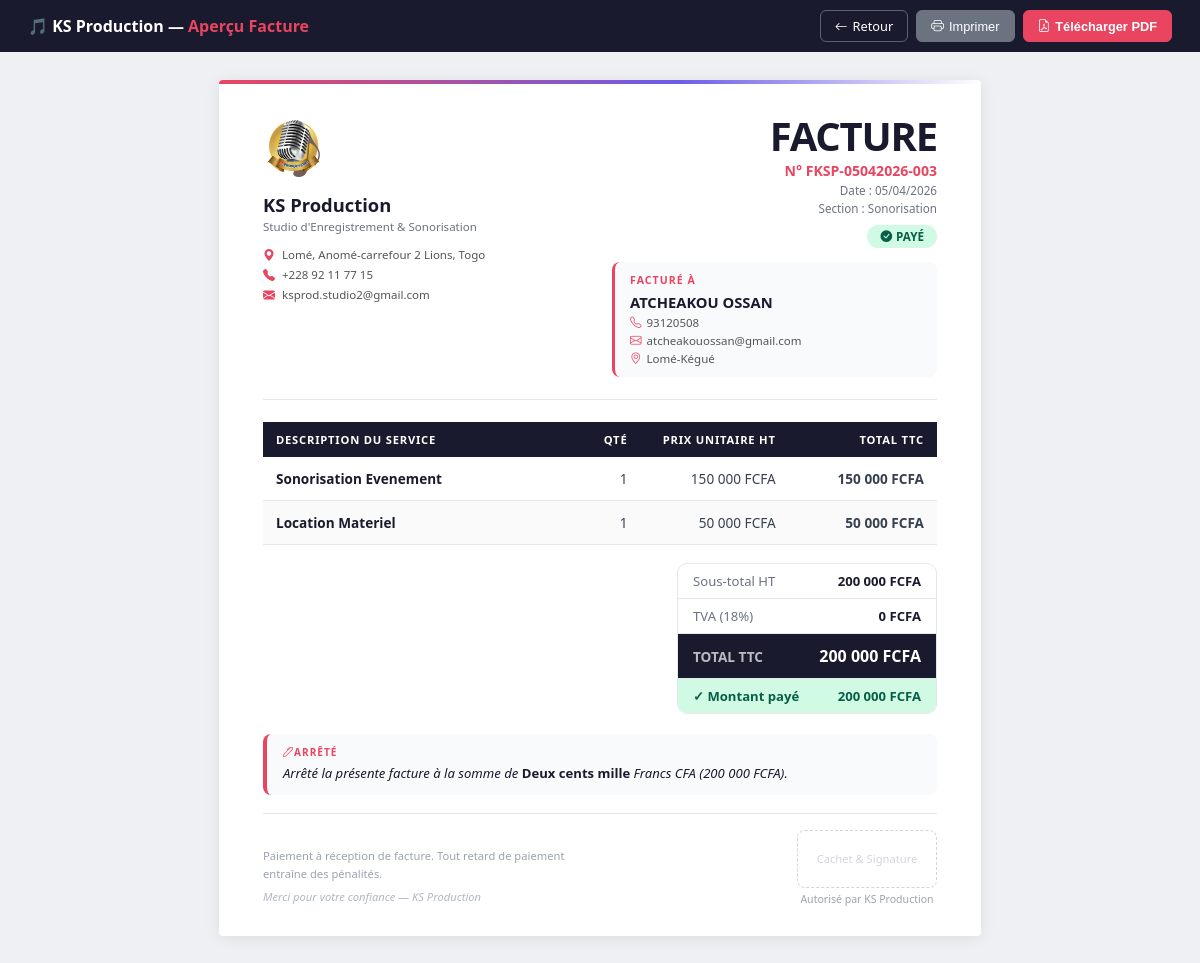
The app's page /factures/apercu/13 (signed in) with its own data.
### database.py (models this page shows)
class Parametres(db.Model):
    __tablename__ = 'parametres'
    id                   = db.Column(db.Integer, primary_key=True)
    nom_entreprise       = db.Column(db.String(100), default='KS Production')
    slogan               = db.Column(db.String(200), default='Studio d\'Enregistrement & Sonorisation')
    adresse              = db.Column(db.String(200), default='Lomé, Togo')
    telephone            = db.Column(db.String(50),  default='+228 XX XX XX XX')
    email                = db.Column(db.String(100), default='contact@ksproduction.tg')
    site_web             = db.Column(db.String(100), default='')
    nif                  = db.Column(db.String(50),  default='')
    rccm                 = db.Column(db.String(50),  default='')
    couleur_principale   = db.Column(db.String(10),  default='#e94560')
    mentions_legales     = db.Column(db.Text, default='Paiement à réception de facture. Tout retard de paiement entraîne des pénalités.')
    coordonnees_bancaires= db.Column(db.Text, default='')
    logo_filename        = db.Column(db.String(200), default='')

class Facture(db.Model):
    __tablename__ = 'factures'
    id            = db.Column(db.Integer, primary_key=True)
    numero        = db.Column(db.String(30), unique=True, nullable=False)
    date          = db.Column(db.DateTime, default=datetime.now)
    nom_client    = db.Column(db.String(100), nullable=False)
    service       = db.Column(db.String(200), nullable=False)
    montant_ttc   = db.Column(db.Float, nullable=False)
    mode_paiement = db.Column(db.String(50))
    etat_paiement = db.Column(db.String(20), default='Non Payer')
    type_operation= db.Column(db.String(20), default='Recettes')
    categorie     = db.Column(db.String(20), default='Facture')
    section       = db.Column(db.String(50))
    cree_par      = db.Column(db.String(50))
    montant_paye  = db.Column(db.Float, default=0)
    reste_du      = db.Column(db.Float, default=0)

class Client(db.Model):
    __tablename__ = 'clients'
    id        = db.Column(db.Integer, primary_key=True)
    numero    = db.Column(db.String(20), unique=True)
    nom       = db.Column(db.String(100), nullable=False)
    adresse   = db.Column(db.String(200))
    telephone = db.Column(db.String(20))
    email     = db.Column(db.String(100))
    nif       = db.Column(db.String(50))
    rccm      = db.Column(db.String(50))

class LigneFacture(db.Model):
    __tablename__ = 'lignes_facture'
    id             = db.Column(db.Integer, primary_key=True)
    facture_id     = db.Column(db.Integer, db.ForeignKey('factures.id'), nullable=False)
    service        = db.Column(db.String(200), nullable=False)
    prix_unitaire  = db.Column(db.Float, default=0)
    quantite       = db.Column(db.Integer, default=1)
    montant_ht     = db.Column(db.Float, default=0)
    montant_ttc    = db.Column(db.Float, default=0)
    facture = db.relationship('Facture', backref=db.backref('lignes', lazy=True))

### app.py (the view)
@app.route('/factures/apercu/<int:id>')
def apercu_facture(id):
    if 'username' not in session:
        return redirect(url_for('login'))
    facture = Facture.query.get_or_404(id)
    client  = Client.query.filter_by(nom=facture.nom_client).first()
    params  = Parametres.query.first()
    lignes  = LigneFacture.query.filter_by(facture_id=facture.id).all()
    if not lignes:
        tva_taux   = 18
        montant_ht = round(facture.montant_ttc / (1 + tva_taux / 100), 2)
        lignes_display = [{'service': facture.service, 'quantite': 1, 'prix_unitaire': montant_ht, 'montant_ht': montant_ht, 'montant_ttc': facture.montant_ttc}]
    else:
        lignes_display = [{'service': l.service, 'quantite': l.quantite, 'prix_unitaire': l.prix_unitaire, 'montant_ht': l.montant_ht, 'montant_ttc': l.montant_ttc} for l in lignes]
    tva_taux  = 18
    total_ht  = sum(l['montant_ht'] for l in lignes_display)
    total_tva = round(facture.montant_ttc - total_ht, 2)
    return render_template('apercu_facture.html',
        facture=facture, client=client, params=params, lignes=lignes_display,
        total_ht=f"{total_ht:,.0f}".replace(',', ' '),
        total_tva=f"{total_tva:,.0f}".replace(',', ' '),
        montant_ttc=f"{facture.montant_ttc:,.0f}".replace(',', ' '),
        montant_paye=f"{facture.montant_paye:,.0f}".replace(',', ' '),
        reste_du=f"{facture.reste_du:,.0f}".replace(',', ' '),
        tva_taux=tva_taux, username=session['username'], role=session['role'],
    )

### templates/apercu_facture.html (shortened to what this page needs)
<!DOCTYPE html>
<html lang="fr">
<head>
    <link href="https://cdn.jsdelivr.net/npm/bootstrap-icons@1.10.5/font/bootstrap-icons.css" rel="stylesheet">
</head>
<body>
<div class="action-bar d-print-none">
    <div class="brand">🎵 {{ params.nom_entreprise }} — <em>Aperçu Facture</em></div>
    <div style="display:flex; gap:8px;">
        <a href="/factures" class="btn-act"><i class="bi bi-arrow-left"></i> Retour</a>
        <button onclick="window.print()" class="btn-act btn-print">
            <i class="bi bi-printer"></i> Imprimer
        </button>
        <button onclick="exporterPDF()" class="btn-act btn-pdf">
            <i class="bi bi-file-earmark-pdf"></i> Télécharger PDF
        </button>
    </div>
</div>
<div class="page-wrap" id="zonePDF">
<div class="facture">
    <div class="top-accent"></div>
    <div class="facture-inner">
        <div class="header">
            <div class="col-left">
                <div class="logo-block">
                    {% if params.logo_filename %}
                        <img src="/static/uploads/{{ params.logo_filename }}" alt="Logo">
                    {% else %}
                        <div class="logo-placeholder">🎵</div>
                    {% endif %}
                    <div class="company-name">{{ params.nom_entreprise }}</div>
                    <div class="company-tagline">{{ params.slogan }}</div>
                </div>
                <div class="company-info">
                    {% if params.adresse %}<div class="info-row"><i class="bi bi-geo-alt-fill"></i> {{ params.adresse }}</div>{% endif %}
                    {% if params.telephone %}<div class="info-row"><i class="bi bi-telephone-fill"></i> {{ params.telephone }}</div>{% endif %}
                    {% if params.email %}<div class="info-row"><i class="bi bi-envelope-fill"></i> {{ params.email }}</div>{% endif %}
                </div>
            </div>
            <div class="col-right">
                <div class="facture-title">FACTURE</div>
                <div class="facture-ref">N° {{ facture.numero }}</div>
                <div class="facture-meta">Date : {{ facture.date.strftime('%d/%m/%Y') }}</div>
                <div class="facture-meta">Section : {{ facture.section or '—' }}</div>
                <div>
                    {% if facture.etat_paiement == 'Payer' %}
                        <span class="badge badge-paye"><i class="bi bi-check-circle-fill"></i> PAYÉ</span>
                    {% elif facture.etat_paiement == 'Partiel' %}
                        <span class="badge badge-partiel"><i class="bi bi-exclamation-circle-fill"></i> PARTIEL</span>
                    {% else %}
                        <span class="badge badge-impaye"><i class="bi bi-x-circle-fill"></i> NON PAYÉ</span>
                    {% endif %}
                </div>
                <div class="client-box">
                    <div class="cb-label">Facturé à</div>
                    <div class="cb-name">{{ facture.nom_client }}</div>
                    {% if client %}
                        {% if client.telephone %}<div class="cb-info"><i class="bi bi-telephone"></i> {{ client.telephone }}</div>{% endif %}
                        {% if client.email %}<div class="cb-info"><i class="bi bi-envelope"></i> {{ client.email }}</div>{% endif %}
                        {% if client.adresse %}<div class="cb-info"><i class="bi bi-geo-alt"></i> {{ client.adresse }}</div>{% endif %}
                    {% endif %}
                </div>
            </div>
        </div>
        <div class="divider"></div>
        <table class="services">
            <thead>
                <tr>
                    <th style="width:46%; text-align:left;">Description du service</th>
                    <th style="width:10%;">Qté</th>
                    <th style="width:22%;">Prix unitaire HT</th>
                    <th style="width:22%;">Total TTC</th>
                </tr>
            </thead>
            <tbody>
                {% for ligne in lignes %}
                <tr>
                    <td><span class="svc-name">{{ ligne.service }}</span></td>
                    <td>{{ ligne.quantite }}</td>
                    <td>{{ "{:,.0f}".format(ligne.prix_unitaire).replace(',', ' ') }} FCFA</td>
                    <td><strong>{{ "{:,.0f}".format(ligne.montant_ttc).replace(',', ' ') }} FCFA</strong></td>
                </tr>
                {% endfor %}
            </tbody>
        </table>
        <div class="totaux-wrap">
            <div class="totaux">
                <div class="t-row"><span class="t-lbl">Sous-total HT</span><span class="t-val">{{ total_ht }} FCFA</span></div>
                <div class="t-row"><span class="t-lbl">TVA ({{ tva_taux }}%)</span><span class="t-val">{{ total_tva }} FCFA</span></div>
                <div class="t-row ttc"><span class="t-lbl">TOTAL TTC</span><span class="t-val">{{ montant_ttc }} FCFA</span></div>
                {% if facture.montant_paye > 0 %}
                <div class="t-row paye"><span class="t-lbl">✓ Montant payé</span><span class="t-val">{{ montant_paye }} FCFA</span></div>
                {% endif %}
            </div>
        </div>
        <div class="arrete-box">
            <div class="arrete-label"><i class="bi bi-pen me-1"></i>Arrêté</div>
            <div class="arrete-text">
                Arrêté la présente facture à la somme de
                <strong id="montantLettres">—</strong>
                Francs CFA ({{ montant_ttc }} FCFA).
            </div>
        </div>
        <div class="footer">
            <div class="mentions">
                {{ params.mentions_legales or 'Paiement à réception de facture. Tout retard de paiement entraîne des pénalités.' }}
                <em>Merci pour votre confiance — {{ params.nom_entreprise }}</em>
            </div>
            <div class="sig-wrap">
                <div class="sig-box">Cachet &amp; Signature</div>
                <div class="sig-label">Autorisé par {{ params.nom_entreprise }}</div>
            </div>
        </div>
    </div>
</div>
</div>
</body>
</html>

### records on screen
Parametres: nom_entreprise "KS Production", logo_filename (picture), slogan "Studio d'Enregistrement & Sonorisation", adresse "Lomé, Anomé-carrefour 2 Lions, Togo", telephone "+228 92 11 77 15", email "ksprod.studio2@gmail.com", mentions_legales "Paiement à réception de facture. Tout retard de paiement entraîne des pénalités."
Facture: numero "FKSP-05042026-003", date "05/04/2026", section "Sonorisation", nom_client "ATCHEAKOU OSSAN"
Client: telephone "93120508", email "atcheakouossan@gmail.com", adresse "Lomé-Kégué"
LigneFacture: service "Sonorisation Evenement", quantite "1", prix_unitaire "150 000", montant_ttc "150 000"
LigneFacture: service "Location Materiel", quantite "1", prix_unitaire "50 000", montant_ttc "50 000"

### other values on screen
{{ total_ht }} "200 000"
{{ tva_taux }} "18"
{{ total_tva }} "0"
{{ montant_ttc }} "200 000"
{{ montant_paye }} "200 000"
